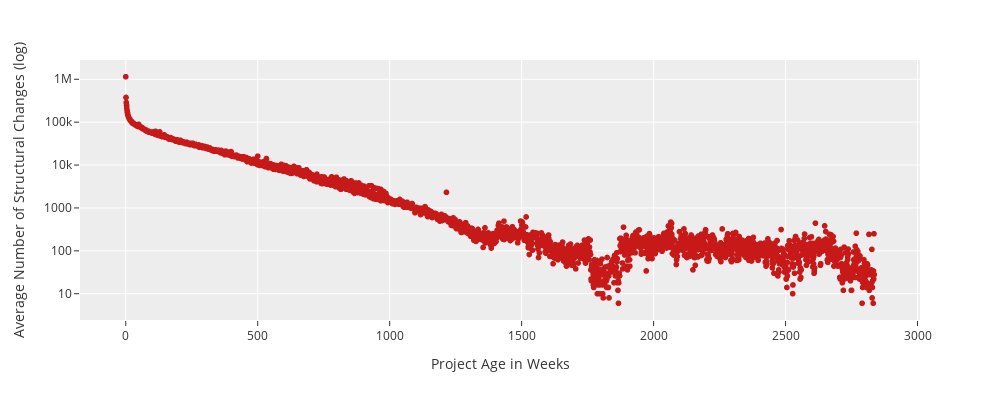

Notebook source saved alongside this figure:
### Code cell
fig = px.scatter(x=df_n_struc_commits_per_week['project_age_weeks'], y=df_n_struc_commits_per_week['n_struc_changes'])
fig.update_yaxes(type='log')

fig.update_layout(height=400, width=1000, showlegend=False, template='ggplot2')
fig.update_xaxes(title="Project Age in Weeks")
fig.update_yaxes(title="Average Number of Structural Changes (log)")
fig.update_traces(marker_color="rgb(200,25,25)")
# fig.data[1].update(line_color='cyan') 

fig.show()
fig.write_image("Figures/num_struc_commits_over_weeks.pdf")

### Figure 1 — Plotly figure (JSON) as saved in the notebook; plotly's stock layout.template omitted (floating-point values rounded to 4 significant figures; data arrays with more than 128 entries replaced by an {"elided": "..."} marker saying what was removed)
{"data": [{"hovertemplate": "x=%{x}<br>y=%{y}<extra></extra>", "legendgroup": "", "marker": {"color": "rgb(200,25,25)", "symbol": "circle"}, "mode": "markers", "name": "", "showlegend": false, "type": "scattergl", "x": {"elided": "2837 int values"}, "xaxis": "x", "y": {"elided": "2837 int values"}, "yaxis": "y"}], "layout": {"height": 400, "legend": {"tracegroupgap": 0}, "margin": {"t": 60}, "showlegend": false, "width": 1000, "xaxis": {"anchor": "y", "autorange": true, "domain": [0, 1], "range": [-173.3, 3009.0], "title": {"text": "Project Age in Weeks"}, "type": "linear"}, "yaxis": {"anchor": "x", "autorange": true, "domain": [0, 1], "range": [0.3876, 6.449], "title": {"text": "Average Number of Structural Changes (log)"}, "type": "log"}}}
